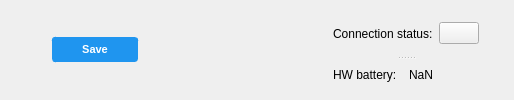
      <widget class="QWidget" name="Setting_2">
       <layout class="QHBoxLayout" name="horizontalLayout_13">
        <item>
         <spacer name="horizontalSpacer_9">
          <property name="orientation">
           <enum>Qt::Horizontal</enum>
          </property>
          <property name="sizeHint" stdset="0">
           <size>
            <width>40</width>
            <height>20</height>
           </size>
          </property>
         </spacer>
        </item>
        <item>
         <widget class="QPushButton" name="Save_seting">
          <property name="styleSheet">
           <string notr="true">QPushButton{
    font-family: &quot;Segoe UI&quot;;
    font-size: 8pt;
    border: 1px solid;
    border-color: rgb(31,149,239);
    border-radius: 3px; 
    padding-right: 10px; 
    padding-left: 10px;
    padding-top: 5px;
    padding-bottom: 5px;
    background-color: rgb(31,149,239);
    color: white;
    font: bold;
    width: 64px;
	margin: 1px;
}
QPushButton:hover {
    border: 1px solid;
    border-radius: 3px;
    border-color: rgb(33, 77, 115);
}
QPushButton:focus {
    outline-color: transparent;
    border: 2px solid;
    border-color: rgb(151, 195, 243);
	margin: 0px;
}
QPushButton:pressed{
    background-color: rgb(52, 113, 173);
}</string>
          </property>
          <property name="text">
           <string>Save</string>
          </property>
         </widget>
        </item>
        <item>
         <spacer name="horizontalSpacer_10">
          <property name="orientation">
           <enum>Qt::Horizontal</enum>
          </property>
          <property name="sizeHint" stdset="0">
           <size>
            <width>188</width>
            <height>17</height>
           </size>
          </property>
         </spacer>
        </item>
        <item>
         <widget class="QSplitter" name="splitter_3">
          <property name="autoFillBackground">
           <bool>false</bool>
          </property>
          <property name="styleSheet">
           <string notr="true">QWidget{
boder: 1px solid;
}</string>
          </property>
          <property name="frameShape">
           <enum>QFrame::NoFrame</enum>
          </property>
          <property name="lineWidth">
           <number>10</number>
          </property>
          <property name="orientation">
           <enum>Qt::Vertical</enum>
          </property>
          <widget class="QWidget" name="layoutWidget_3">
           <layout class="QHBoxLayout" name="horizontalLayout_11">
            <item>
             <widget class="QLabel" name="label_9">
              <property name="text">
               <string>Connection status:</string>
              </property>
             </widget>
            </item>
            <item>
             <widget class="QPushButton" name="status_connect">
              <property name="text">
               <string/>
              </property>
              <property name="icon">
               <iconset resource="resources.qrc">
                <normaloff>:/images/yellow_status.png</normaloff>
                <normalon>:/images/green_status.png</normalon>:/images/yellow_status.png</iconset>
              </property>
              <property name="iconSize">
               <size>
                <width>12</width>
                <height>12</height>
               </size>
              </property>
             </widget>
            </item>
           </layout>
          </widget>
          <widget class="QWidget" name="layoutWidget_4">
           <layout class="QHBoxLayout" name="horizontalLayout_12">
            <property name="spacing">
             <number>6</number>
            </property>
            <item>
             <widget class="QLabel" name="label_10">
              <property name="text">
               <string>HW battery:</string>
              </property>
             </widget>
            </item>
            <item>
             <widget class="QLabel" name="battery_percent_4">
              <property name="text">
               <string>NaN</string>
              </property>
             </widget>
            </item>
           </layout>
          </widget>
         </widget>
        </item>
        <item>
         <spacer name="horizontalSpacer_11">
          <property name="orientation">
           <enum>Qt::Horizontal</enum>
          </property>
          <property name="sizeType">
           <enum>QSizePolicy::Fixed</enum>
          </property>
          <property name="sizeHint" stdset="0">
           <size>
            <width>24</width>
            <height>20</height>
           </size>
          </property>
         </spacer>
        </item>
       </layout>
      </widget>
